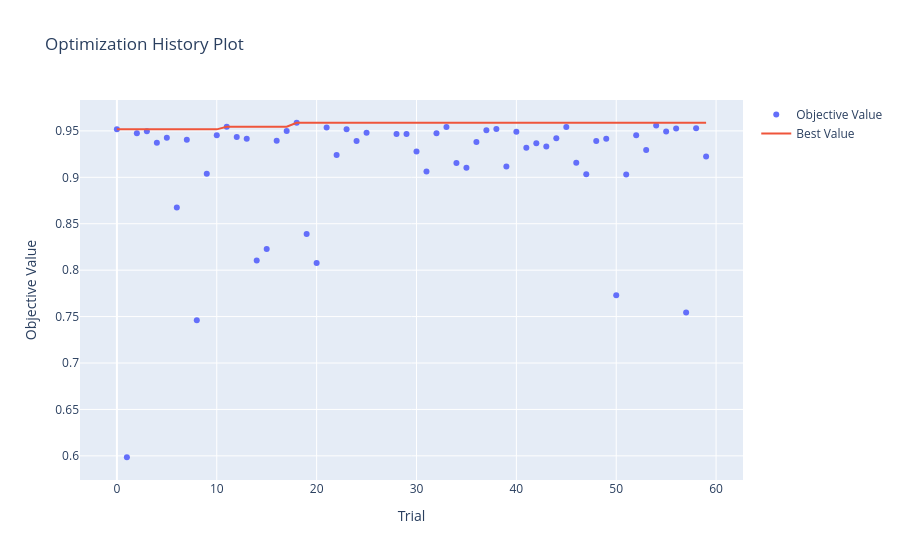
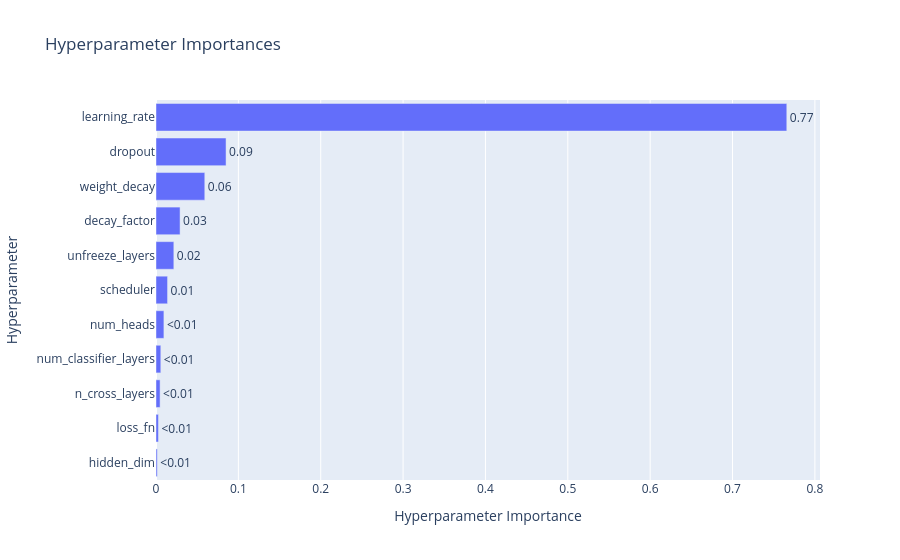
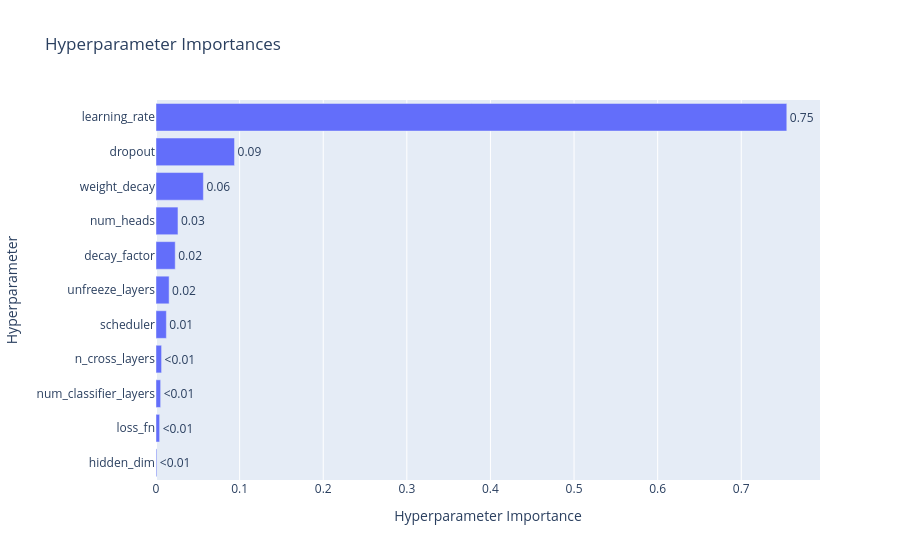
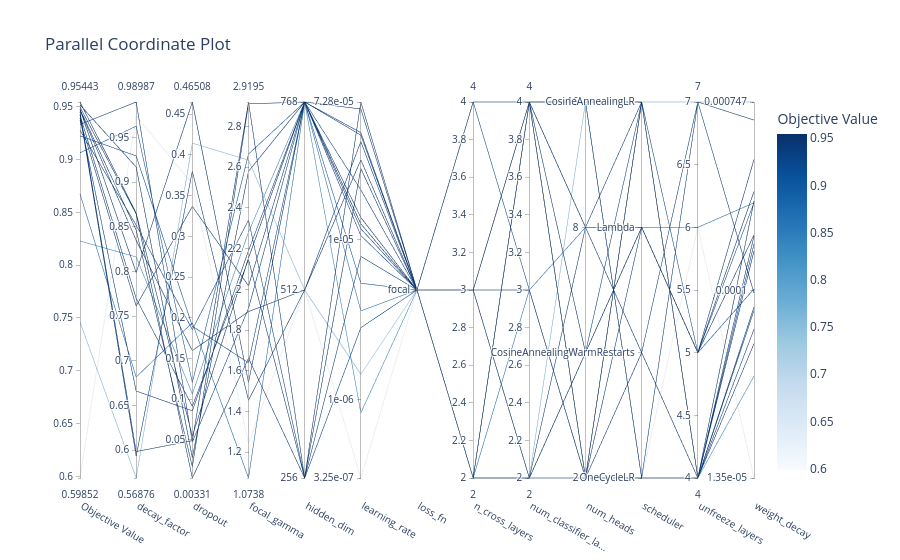

The cell these charts' notebook holds for them, in order:
### Code cell
import optuna.visualization as ov
import optuna.importance

# 1. Did the study improve over time?
ov.plot_optimization_history(study_v3).show()

# 2. Which params actually mattered?
ov.plot_param_importances(study_v3).show()
ov.plot_param_importances(
    study_v3,
    evaluator=optuna.importance.FanovaImportanceEvaluator()
).show()

# 3. Best overall view — all params + AUC at once
ov.plot_parallel_coordinate(study_v3).show()

# 4. Interaction between the two most important params
ov.plot_contour(study_v3, params=["learning_rate", "unfreeze_layers"]).show()
ov.plot_contour(study_v3, params=["learning_rate", "decay_factor"]).show()

# 5. Each param individually
ov.plot_slice(study_v3).show()

# 6. Pruning audit — did HyperbandPruner actually work?
ov.plot_timeline(study_v3).show()

# 7. Extract top 3 configs for full retraining
top3 = (study_v3.trials_dataframe()
        .query("state == 'COMPLETE'")
        .sort_values('value', ascending=False)
        .head(3))
print(top3[['number', 'value'] + [c for c in top3.columns if c.startswith('params_')]])

### Figure 1 — Plotly figure (JSON) as saved in the notebook; plotly's stock layout.template omitted (floating-point values rounded to 4 significant figures)
{"data": [{"mode": "markers", "name": "Objective Value", "type": "scatter", "x": [0, 1, 2, 3, 4, 5, 6, 7, 8, 9, 10, 11, 12, 13, 14, 15, 16, 17, 18, 19, 20, 21, 22, 23, 24, 25, 28, 29, 30, 31, 32, 33, 34, 35, 36, 37, 38, 39, 40, 41, 42, 43, 44, 45, 46, 47, 48, 49, 50, 51, 52, 53, 54, 55, 56, 57, 58, 59], "y": [0.9516, 0.5985, 0.9474, 0.9496, 0.9372, 0.9426, 0.8675, 0.9404, 0.7461, 0.9039, 0.9453, 0.9544, 0.9434, 0.9415, 0.8105, 0.8229, 0.9393, 0.9498, 0.9588, 0.839, 0.8077, 0.9535, 0.9241, 0.9517, 0.939, 0.948, 0.9467, 0.9468, 0.9277, 0.9064, 0.9474, 0.9542, 0.9153, 0.9104, 0.9381, 0.9506, 0.952, 0.9117, 0.9492, 0.9318, 0.9367, 0.9332, 0.942, 0.9543, 0.9156, 0.9033, 0.9392, 0.9415, 0.7731, 0.9031, 0.9453, 0.9295, 0.9558, 0.9493, 0.9525, 0.7545, 0.953, 0.9223]}, {"mode": "lines", "name": "Best Value", "type": "scatter", "x": [0, 1, 2, 3, 4, 5, 6, 7, 8, 9, 10, 11, 12, 13, 14, 15, 16, 17, 18, 19, 20, 21, 22, 23, 24, 25, 26, 27, 28, 29, 30, 31, 32, 33, 34, 35, 36, 37, 38, 39, 40, 41, 42, 43, 44, 45, 46, 47, 48, 49, 50, 51, 52, 53, 54, 55, 56, 57, 58, 59], "y": [0.9516, 0.9516, 0.9516, 0.9516, 0.9516, 0.9516, 0.9516, 0.9516, 0.9516, 0.9516, 0.9516, 0.9544, 0.9544, 0.9544, 0.9544, 0.9544, 0.9544, 0.9544, 0.9588, 0.9588, 0.9588, 0.9588, 0.9588, 0.9588, 0.9588, 0.9588, 0.9588, 0.9588, 0.9588, 0.9588, 0.9588, 0.9588, 0.9588, 0.9588, 0.9588, 0.9588, 0.9588, 0.9588, 0.9588, 0.9588, 0.9588, 0.9588, 0.9588, 0.9588, 0.9588, 0.9588, 0.9588, 0.9588, 0.9588, 0.9588, 0.9588, 0.9588, 0.9588, 0.9588, 0.9588, 0.9588, 0.9588, 0.9588, 0.9588, 0.9588]}, {"marker": {"color": "#cccccc"}, "mode": "markers", "name": "Infeasible Trial", "showlegend": false, "type": "scatter", "x": [], "y": []}], "layout": {"title": {"text": "Optimization History Plot"}, "xaxis": {"title": {"text": "Trial"}}, "yaxis": {"title": {"text": "Objective Value"}}}}

### Figure 2 — Plotly figure (JSON) as saved in the notebook; plotly's stock layout.template omitted (floating-point values rounded to 4 significant figures)
{"data": [{"cliponaxis": false, "hovertemplate": ["hidden_dim (CategoricalDistribution): 0.0015280002396061089<extra></extra>", "loss_fn (CategoricalDistribution): 0.0029455467780945994<extra></extra>", "n_cross_layers (IntDistribution): 0.004961002371288018<extra></extra>", "num_classifier_layers (IntDistribution): 0.005835534924412225<extra></extra>", "num_heads (CategoricalDistribution): 0.009600811196388297<extra></extra>", "scheduler (CategoricalDistribution): 0.01403835906667637<extra></extra>", "unfreeze_layers (IntDistribution): 0.02165855356077038<extra></extra>", "decay_factor (FloatDistribution): 0.029228943600891885<extra></extra>", "weight_decay (FloatDistribution): 0.059240880204958844<extra></extra>", "dropout (FloatDistribution): 0.08505140300869672<extra></extra>", "learning_rate (FloatDistribution): 0.7659109650482168<extra></extra>"], "name": "Objective Value", "orientation": "h", "text": ["<0.01", "<0.01", "<0.01", "<0.01", "<0.01", "0.01", "0.02", "0.03", "0.06", "0.09", "0.77"], "textposition": "outside", "type": "bar", "x": [0.001528, 0.002946, 0.004961, 0.005836, 0.009601, 0.01404, 0.02166, 0.02923, 0.05924, 0.08505, 0.7659], "y": ["hidden_dim", "loss_fn", "n_cross_layers", "num_classifier_layers", "num_heads", "scheduler", "unfreeze_layers", "decay_factor", "weight_decay", "dropout", "learning_rate"]}], "layout": {"title": {"text": "Hyperparameter Importances"}, "xaxis": {"title": {"text": "Hyperparameter Importance"}}, "yaxis": {"title": {"text": "Hyperparameter"}}}}

### Figure 3 — Plotly figure (JSON) as saved in the notebook; plotly's stock layout.template omitted (floating-point values rounded to 4 significant figures)
{"data": [{"cliponaxis": false, "hovertemplate": ["hidden_dim (CategoricalDistribution): 0.0009870429944955203<extra></extra>", "loss_fn (CategoricalDistribution): 0.004358908432686908<extra></extra>", "num_classifier_layers (IntDistribution): 0.005552172198375591<extra></extra>", "n_cross_layers (IntDistribution): 0.006674060059130051<extra></extra>", "scheduler (CategoricalDistribution): 0.012408032353217753<extra></extra>", "unfreeze_layers (IntDistribution): 0.01568835406976785<extra></extra>", "decay_factor (FloatDistribution): 0.02299620387620955<extra></extra>", "num_heads (CategoricalDistribution): 0.026279224383003355<extra></extra>", "weight_decay (FloatDistribution): 0.056675288305103565<extra></extra>", "dropout (FloatDistribution): 0.0939227857321243<extra></extra>", "learning_rate (FloatDistribution): 0.7544579275958855<extra></extra>"], "name": "Objective Value", "orientation": "h", "text": ["<0.01", "<0.01", "<0.01", "<0.01", "0.01", "0.02", "0.02", "0.03", "0.06", "0.09", "0.75"], "textposition": "outside", "type": "bar", "x": [0.000987, 0.004359, 0.005552, 0.006674, 0.01241, 0.01569, 0.023, 0.02628, 0.05668, 0.09392, 0.7545], "y": ["hidden_dim", "loss_fn", "num_classifier_layers", "n_cross_layers", "scheduler", "unfreeze_layers", "decay_factor", "num_heads", "weight_decay", "dropout", "learning_rate"]}], "layout": {"title": {"text": "Hyperparameter Importances"}, "xaxis": {"title": {"text": "Hyperparameter Importance"}}, "yaxis": {"title": {"text": "Hyperparameter"}}}}

### Figure 4 — Plotly figure (JSON) as saved in the notebook; plotly's stock layout.template omitted (floating-point values rounded to 4 significant figures)
{"data": [{"dimensions": [{"label": "Objective Value", "range": [0.5985, 0.9544], "values": [0.9496, 0.9453, 0.9277, 0.942, 0.5985, 0.9426, 0.7461, 0.9468, 0.9544, 0.8229, 0.9393, 0.9474, 0.9223, 0.9517, 0.9474, 0.8675, 0.9064, 0.9372, 0.9332]}, {"label": "decay_factor", "range": [0.5688, 0.9899], "values": [0.8645, 0.5984, 0.852, 0.7698, 0.9744, 0.5933, 0.5688, 0.8349, 0.8654, 0.8163, 0.6661, 0.8464, 0.9295, 0.917, 0.7989, 0.6818, 0.9628, 0.7614, 0.9899]}, {"label": "dropout", "range": [0.003313, 0.4651], "values": [0.003313, 0.04911, 0.1855, 0.09148, 0.3645, 0.38, 0.4146, 0.1598, 0.05474, 0.1067, 0.08581, 0.0172, 0.1897, 0.02825, 0.4651, 0.1939, 0.1207, 0.3368, 0.0475]}, {"label": "focal_gamma", "range": [1.074, 2.92], "values": [1.662, 2.92, 2.34, 2.146, 1.244, 1.456, 2.634, 1.891, 2.154, 2.281, 2.19, 2.91, 1.639, 2.579, 1.543, 1.074, 2.664, 2.017, 1.907]}, {"label": "hidden_dim", "range": [0, 2], "ticktext": ["256", "512", "768"], "tickvals": [0, 1, 2], "values": [0, 0, 0, 0, 1, 1, 1, 1, 2, 2, 2, 2, 2, 2, 2, 2, 2, 2, 2]}, {"label": "learning_rate", "range": [-6.488, -4.138], "ticktext": ["3.25e-07", "1e-06", "1e-05", "7.28e-05"], "tickvals": [-6.488, -6, -5, -4.138], "values": [-4.554, -4.138, -5.549, -5.103, -6.488, -4.386, -5.84, -4.5, -4.9, -6.082, -4.93, -4.329, -4.973, -4.86, -4.182, -5.444, -5.271, -4.687, -4.345]}, {"label": "loss_fn", "range": [0, 0], "ticktext": ["focal"], "tickvals": [0], "values": [0, 0, 0, 0, 0, 0, 0, 0, 0, 0, 0, 0, 0, 0, 0, 0, 0, 0, 0]}, {"label": "n_cross_layers", "range": [2, 4], "values": [2, 2, 2, 3, 2, 2, 3, 3, 3, 2, 4, 3, 4, 3, 3, 2, 3, 3, 3]}, {"label": "num_classifier_la...", "range": [2, 4], "values": [4, 2, 2, 4, 4, 2, 2, 4, 4, 4, 4, 3, 3, 4, 2, 3, 4, 4, 4]}, {"label": "num_heads", "range": [0, 3], "ticktext": ["2", "4", "8", "16"], "tickvals": [0, 1, 2, 3], "values": [0, 1, 1, 2, 0, 0, 3, 3, 0, 0, 0, 0, 0, 1, 2, 2, 2, 3, 3]}, {"label": "scheduler", "range": [0, 3], "ticktext": ["OneCycleLR", "CosineAnnealingWarmRestarts", "Lambda", "CosineAnnealingLR"], "tickvals": [0, 1, 2, 3], "values": [0, 2, 3, 3, 0, 2, 3, 3, 3, 3, 3, 1, 3, 2, 1, 2, 2, 0, 0]}, {"label": "unfreeze_layers", "range": [4, 7], "values": [4, 5, 4, 4, 6, 5, 7, 4, 4, 4, 4, 4, 5, 5, 7, 6, 5, 7, 4]}, {"label": "weight_decay", "range": [-4.87, -3.127], "ticktext": ["1.35e-05", "0.0001", "0.000747"], "tickvals": [-4.87, -4, -3.127], "values": [-3.586, -3.541, -4.093, -3.748, -4.87, -3.393, -3.127, -4.247, -3.818, -4.397, -4.18, -4.077, -3.593, -3.743, -3.21, -3.594, -3.993, -4.012, -3.785]}], "labelangle": 30, "labelside": "bottom", "line": {"color": [0.9496, 0.9453, 0.9277, 0.942, 0.5985, 0.9426, 0.7461, 0.9468, 0.9544, 0.8229, 0.9393, 0.9474, 0.9223, 0.9517, 0.9474, 0.8675, 0.9064, 0.9372, 0.9332], "colorbar": {"title": {"text": "Objective Value"}}, "colorscale": [[0, "rgb(247,251,255)"], [0.125, "rgb(222,235,247)"], [0.25, "rgb(198,219,239)"], [0.375, "rgb(158,202,225)"], [0.5, "rgb(107,174,214)"], [0.625, "rgb(66,146,198)"], [0.75, "rgb(33,113,181)"], [0.875, "rgb(8,81,156)"], [1, "rgb(8,48,107)"]], "reversescale": false, "showscale": true}, "type": "parcoords"}], "layout": {"title": {"text": "Parallel Coordinate Plot"}}}
